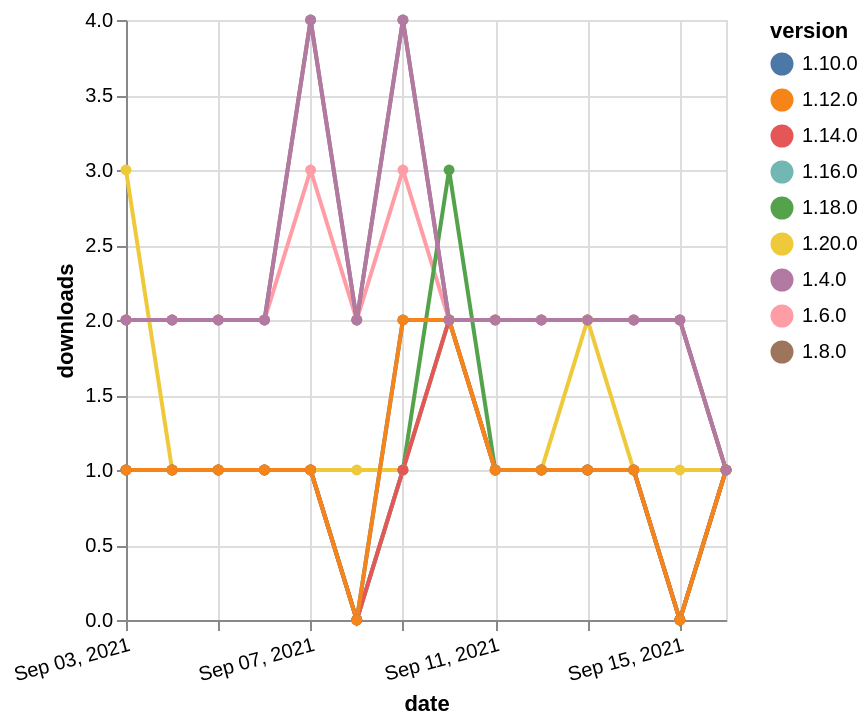

Vega-Lite specification stored for this chart:
### Vega-Lite specification from a JSON file in a GitHub repository (floating-point values rounded to 4 significant figures)
{"$schema": "https://vega.github.io/schema/vega-lite/v5.json", "description": "A simple bar chart with embedded data.", "data": {"values": [{"date": "2021-09-03", "total": 2574, "delta": 2, "version": "1.6.0"}, {"date": "2021-09-04", "total": 2576, "delta": 2, "version": "1.6.0"}, {"date": "2021-09-05", "total": 2578, "delta": 2, "version": "1.6.0"}, {"date": "2021-09-06", "total": 2580, "delta": 2, "version": "1.6.0"}, {"date": "2021-09-07", "total": 2583, "delta": 3, "version": "1.6.0"}, {"date": "2021-09-08", "total": 2585, "delta": 2, "version": "1.6.0"}, {"date": "2021-09-09", "total": 2588, "delta": 3, "version": "1.6.0"}, {"date": "2021-09-10", "total": 2590, "delta": 2, "version": "1.6.0"}, {"date": "2021-09-11", "total": 2592, "delta": 2, "version": "1.6.0"}, {"date": "2021-09-12", "total": 2594, "delta": 2, "version": "1.6.0"}, {"date": "2021-09-13", "total": 2596, "delta": 2, "version": "1.6.0"}, {"date": "2021-09-14", "total": 2598, "delta": 2, "version": "1.6.0"}, {"date": "2021-09-15", "total": 2600, "delta": 2, "version": "1.6.0"}, {"date": "2021-09-16", "total": 2601, "delta": 1, "version": "1.6.0"}, {"date": "2021-09-03", "total": 182, "delta": 1, "version": "1.18.0"}, {"date": "2021-09-04", "total": 183, "delta": 1, "version": "1.18.0"}, {"date": "2021-09-05", "total": 184, "delta": 1, "version": "1.18.0"}, {"date": "2021-09-06", "total": 185, "delta": 1, "version": "1.18.0"}, {"date": "2021-09-07", "total": 186, "delta": 1, "version": "1.18.0"}, {"date": "2021-09-08", "total": 186, "delta": 0, "version": "1.18.0"}, {"date": "2021-09-09", "total": 187, "delta": 1, "version": "1.18.0"}, {"date": "2021-09-10", "total": 190, "delta": 3, "version": "1.18.0"}, {"date": "2021-09-11", "total": 191, "delta": 1, "version": "1.18.0"}, {"date": "2021-09-12", "total": 192, "delta": 1, "version": "1.18.0"}, {"date": "2021-09-13", "total": 193, "delta": 1, "version": "1.18.0"}, {"date": "2021-09-14", "total": 194, "delta": 1, "version": "1.18.0"}, {"date": "2021-09-15", "total": 194, "delta": 0, "version": "1.18.0"}, {"date": "2021-09-16", "total": 195, "delta": 1, "version": "1.18.0"}, {"date": "2021-09-03", "total": 2447, "delta": 2, "version": "1.8.0"}, {"date": "2021-09-04", "total": 2449, "delta": 2, "version": "1.8.0"}, {"date": "2021-09-05", "total": 2451, "delta": 2, "version": "1.8.0"}, {"date": "2021-09-06", "total": 2453, "delta": 2, "version": "1.8.0"}, {"date": "2021-09-07", "total": 2457, "delta": 4, "version": "1.8.0"}, {"date": "2021-09-08", "total": 2459, "delta": 2, "version": "1.8.0"}, {"date": "2021-09-09", "total": 2463, "delta": 4, "version": "1.8.0"}, {"date": "2021-09-10", "total": 2465, "delta": 2, "version": "1.8.0"}, {"date": "2021-09-11", "total": 2467, "delta": 2, "version": "1.8.0"}, {"date": "2021-09-12", "total": 2469, "delta": 2, "version": "1.8.0"}, {"date": "2021-09-13", "total": 2471, "delta": 2, "version": "1.8.0"}, {"date": "2021-09-14", "total": 2473, "delta": 2, "version": "1.8.0"}, {"date": "2021-09-15", "total": 2475, "delta": 2, "version": "1.8.0"}, {"date": "2021-09-16", "total": 2476, "delta": 1, "version": "1.8.0"}, {"date": "2021-09-03", "total": 239, "delta": 1, "version": "1.10.0"}, {"date": "2021-09-04", "total": 240, "delta": 1, "version": "1.10.0"}, {"date": "2021-09-05", "total": 241, "delta": 1, "version": "1.10.0"}, {"date": "2021-09-06", "total": 242, "delta": 1, "version": "1.10.0"}, {"date": "2021-09-07", "total": 243, "delta": 1, "version": "1.10.0"}, {"date": "2021-09-08", "total": 243, "delta": 0, "version": "1.10.0"}, {"date": "2021-09-09", "total": 245, "delta": 2, "version": "1.10.0"}, {"date": "2021-09-10", "total": 247, "delta": 2, "version": "1.10.0"}, {"date": "2021-09-11", "total": 248, "delta": 1, "version": "1.10.0"}, {"date": "2021-09-12", "total": 249, "delta": 1, "version": "1.10.0"}, {"date": "2021-09-13", "total": 250, "delta": 1, "version": "1.10.0"}, {"date": "2021-09-14", "total": 251, "delta": 1, "version": "1.10.0"}, {"date": "2021-09-15", "total": 251, "delta": 0, "version": "1.10.0"}, {"date": "2021-09-16", "total": 252, "delta": 1, "version": "1.10.0"}, {"date": "2021-09-03", "total": 123, "delta": 3, "version": "1.20.0"}, {"date": "2021-09-04", "total": 124, "delta": 1, "version": "1.20.0"}, {"date": "2021-09-05", "total": 125, "delta": 1, "version": "1.20.0"}, {"date": "2021-09-06", "total": 126, "delta": 1, "version": "1.20.0"}, {"date": "2021-09-07", "total": 127, "delta": 1, "version": "1.20.0"}, {"date": "2021-09-08", "total": 128, "delta": 1, "version": "1.20.0"}, {"date": "2021-09-09", "total": 129, "delta": 1, "version": "1.20.0"}, {"date": "2021-09-10", "total": 131, "delta": 2, "version": "1.20.0"}, {"date": "2021-09-11", "total": 132, "delta": 1, "version": "1.20.0"}, {"date": "2021-09-12", "total": 133, "delta": 1, "version": "1.20.0"}, {"date": "2021-09-13", "total": 135, "delta": 2, "version": "1.20.0"}, {"date": "2021-09-14", "total": 136, "delta": 1, "version": "1.20.0"}, {"date": "2021-09-15", "total": 137, "delta": 1, "version": "1.20.0"}, {"date": "2021-09-16", "total": 138, "delta": 1, "version": "1.20.0"}, {"date": "2021-09-03", "total": 156, "delta": 1, "version": "1.16.0"}, {"date": "2021-09-04", "total": 157, "delta": 1, "version": "1.16.0"}, {"date": "2021-09-05", "total": 158, "delta": 1, "version": "1.16.0"}, {"date": "2021-09-06", "total": 159, "delta": 1, "version": "1.16.0"}, {"date": "2021-09-07", "total": 160, "delta": 1, "version": "1.16.0"}, {"date": "2021-09-08", "total": 160, "delta": 0, "version": "1.16.0"}, {"date": "2021-09-09", "total": 161, "delta": 1, "version": "1.16.0"}, {"date": "2021-09-10", "total": 163, "delta": 2, "version": "1.16.0"}, {"date": "2021-09-11", "total": 164, "delta": 1, "version": "1.16.0"}, {"date": "2021-09-12", "total": 165, "delta": 1, "version": "1.16.0"}, {"date": "2021-09-13", "total": 166, "delta": 1, "version": "1.16.0"}, {"date": "2021-09-14", "total": 167, "delta": 1, "version": "1.16.0"}, {"date": "2021-09-15", "total": 167, "delta": 0, "version": "1.16.0"}, {"date": "2021-09-16", "total": 168, "delta": 1, "version": "1.16.0"}, {"date": "2021-09-03", "total": 185, "delta": 1, "version": "1.14.0"}, {"date": "2021-09-04", "total": 186, "delta": 1, "version": "1.14.0"}, {"date": "2021-09-05", "total": 187, "delta": 1, "version": "1.14.0"}, {"date": "2021-09-06", "total": 188, "delta": 1, "version": "1.14.0"}, {"date": "2021-09-07", "total": 189, "delta": 1, "version": "1.14.0"}, {"date": "2021-09-08", "total": 189, "delta": 0, "version": "1.14.0"}, {"date": "2021-09-09", "total": 190, "delta": 1, "version": "1.14.0"}, {"date": "2021-09-10", "total": 192, "delta": 2, "version": "1.14.0"}, {"date": "2021-09-11", "total": 193, "delta": 1, "version": "1.14.0"}, {"date": "2021-09-12", "total": 194, "delta": 1, "version": "1.14.0"}, {"date": "2021-09-13", "total": 195, "delta": 1, "version": "1.14.0"}, {"date": "2021-09-14", "total": 196, "delta": 1, "version": "1.14.0"}, {"date": "2021-09-15", "total": 196, "delta": 0, "version": "1.14.0"}, {"date": "2021-09-16", "total": 197, "delta": 1, "version": "1.14.0"}, {"date": "2021-09-03", "total": 187, "delta": 1, "version": "1.12.0"}, {"date": "2021-09-04", "total": 188, "delta": 1, "version": "1.12.0"}, {"date": "2021-09-05", "total": 189, "delta": 1, "version": "1.12.0"}, {"date": "2021-09-06", "total": 190, "delta": 1, "version": "1.12.0"}, {"date": "2021-09-07", "total": 191, "delta": 1, "version": "1.12.0"}, {"date": "2021-09-08", "total": 191, "delta": 0, "version": "1.12.0"}, {"date": "2021-09-09", "total": 193, "delta": 2, "version": "1.12.0"}, {"date": "2021-09-10", "total": 195, "delta": 2, "version": "1.12.0"}, {"date": "2021-09-11", "total": 196, "delta": 1, "version": "1.12.0"}, {"date": "2021-09-12", "total": 197, "delta": 1, "version": "1.12.0"}, {"date": "2021-09-13", "total": 198, "delta": 1, "version": "1.12.0"}, {"date": "2021-09-14", "total": 199, "delta": 1, "version": "1.12.0"}, {"date": "2021-09-15", "total": 199, "delta": 0, "version": "1.12.0"}, {"date": "2021-09-16", "total": 200, "delta": 1, "version": "1.12.0"}, {"date": "2021-09-03", "total": 3044, "delta": 2, "version": "1.4.0"}, {"date": "2021-09-04", "total": 3046, "delta": 2, "version": "1.4.0"}, {"date": "2021-09-05", "total": 3048, "delta": 2, "version": "1.4.0"}, {"date": "2021-09-06", "total": 3050, "delta": 2, "version": "1.4.0"}, {"date": "2021-09-07", "total": 3054, "delta": 4, "version": "1.4.0"}, {"date": "2021-09-08", "total": 3056, "delta": 2, "version": "1.4.0"}, {"date": "2021-09-09", "total": 3060, "delta": 4, "version": "1.4.0"}, {"date": "2021-09-10", "total": 3062, "delta": 2, "version": "1.4.0"}, {"date": "2021-09-11", "total": 3064, "delta": 2, "version": "1.4.0"}, {"date": "2021-09-12", "total": 3066, "delta": 2, "version": "1.4.0"}, {"date": "2021-09-13", "total": 3068, "delta": 2, "version": "1.4.0"}, {"date": "2021-09-14", "total": 3070, "delta": 2, "version": "1.4.0"}, {"date": "2021-09-15", "total": 3072, "delta": 2, "version": "1.4.0"}, {"date": "2021-09-16", "total": 3073, "delta": 1, "version": "1.4.0"}]}, "width": "container", "mark": {"type": "line", "point": {"filled": true}}, "encoding": {"x": {"field": "date", "type": "temporal", "timeUnit": "yearmonthdate", "title": "date", "axis": {"labelAngle": -15}}, "y": {"field": "delta", "type": "quantitative", "title": "downloads"}, "color": {"field": "version", "type": "nominal"}, "tooltip": {"field": "delta"}}}
